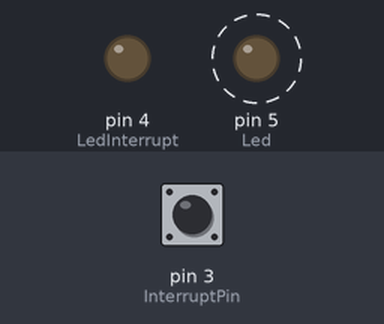
This sketch was run on a simulated Arduino Uno, built with avr-gcc and run on an emulated ATmega328P. On the bench: output pins drawn as LEDs (lit = HIGH). Dashed ring = blinking. The test bench sets the inputs (shaded band); at power-on: pin 3 (InterruptPin) LOW.

Above: at 1.2 s.
1.3 s: pin 3 (InterruptPin) pulled HIGH for 0.15 s
At 2.8 s:
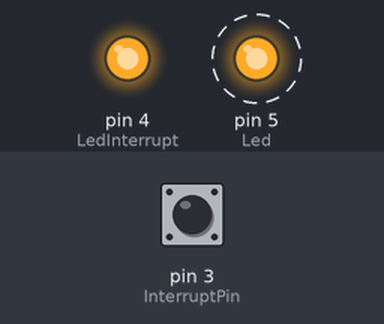
4.4 s: pin 3 (InterruptPin) pulled HIGH for 3.2 s
At 6.8 s:
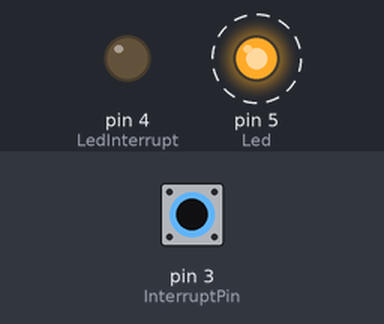
Timing chart, 0 to 15.1 s (numbered marks = the images above; inputs shaded):
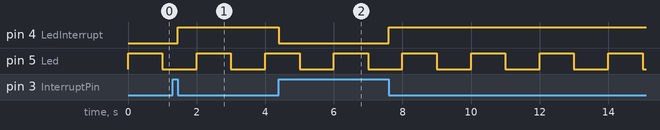

Measured:
- after the input at 1.3 s, pin 4 (LedInterrupt): LOW → HIGH after 0.15 s
- after the input at 4.4 s, pin 4 (LedInterrupt): HIGH → LOW at once, → HIGH 3.2 s later
- by itself, pin 5 (Led): alternates HIGH for 1.0 s and LOW for 1.0 s

The sketch:

Exemplo_01.ino
```cpp
//pinos usados
#define LedInterrupt 4
#define Led 5
#define InterruptPin 3

//estado atual do led, o atributo volatile pois ele vai ser usado na função ISR
volatile bool estado = false;

void setup() {
  //pinos do led como saida
  pinMode(LedInterrupt, OUTPUT);
  pinMode(Led, OUTPUT);

  //pino da interrupção como INPUT
  pinMode(InterruptPin, INPUT);

  //configura interrupção por qualquer mudança no pino 3
  attachInterrupt(digitalPinToInterrupt(InterruptPin), inverte_led, CHANGE);

}

void loop() {
  //pisca o led
  digitalWrite(Led, HIGH);
  delay(1000);
  digitalWrite(Led, LOW);
  delay(1000);
}

//ISR que inverte o valor de LedInterrupt
void inverte_led(){
  if(estado){
    digitalWrite(LedInterrupt, HIGH);
    estado = false;
  }else{
    digitalWrite(LedInterrupt, LOW);
    estado = true;
  }
}
```
